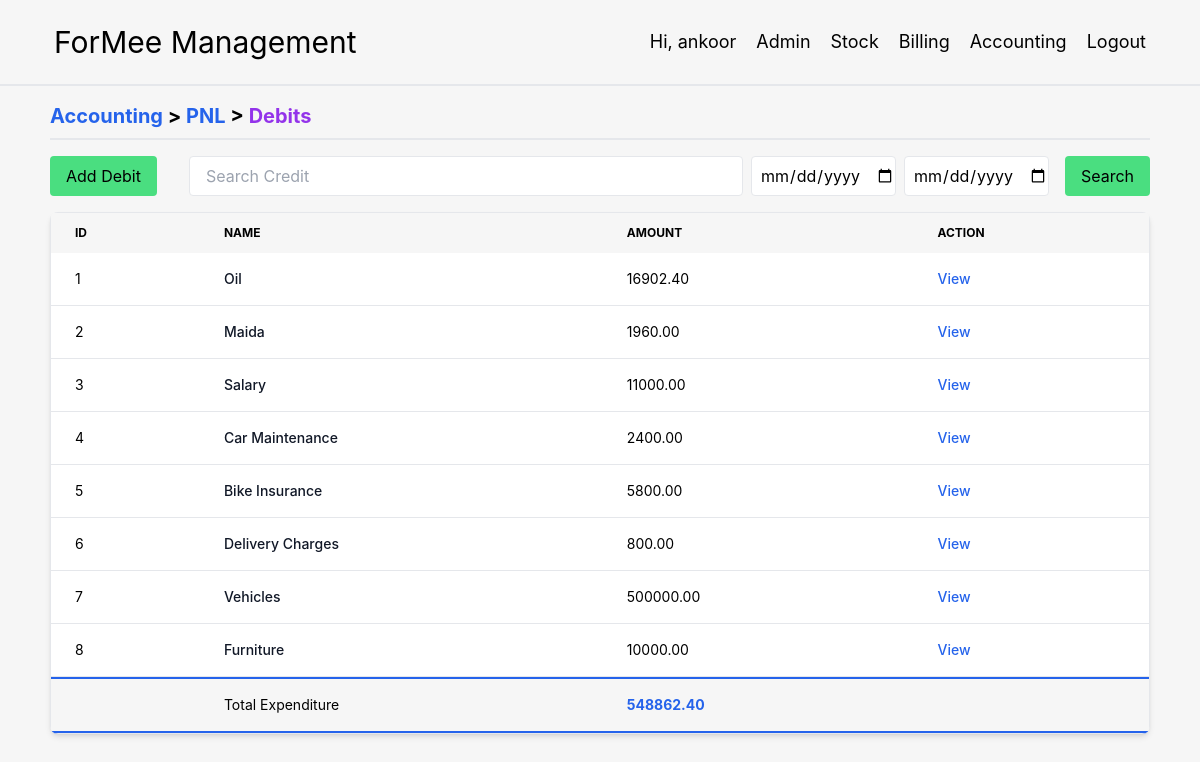
Screenshot of /accounting/pnl/debits/ (signed in) with the database file from the repository.
### Accounting/models.py (models this page shows, shortened)
class Debit(models.Model):
    name = models.CharField(max_length=100)
    amount = models.FloatField(default=0)
    reason = models.TextField(blank=True, null=True)
    debit_type = models.ForeignKey(DebitType, on_delete=models.CASCADE, null=True)

### Accounting/views.py (the view)
# urls.py: path('accounting/pnl/debits/', views.total_expenses),
@login_required
def total_expenses(request):
    if request.method == 'GET':
        start_date = request.GET.get('start_date')
        end_date = request.GET.get('end_date')
        if start_date and end_date:
            start_datetime = datetime.strptime(start_date, '%Y-%m-%d')
            end_datetime = datetime.strptime(end_date, '%Y-%m-%d')
            debits = Debit.objects.filter(subdebit__date__range=(start_datetime, end_datetime)).annotate(
                total_subdebits=Sum('subdebit__amount'))
        else:
            debits = Debit.objects.annotate(total_subdebits=Sum('subdebit__amount'))
    else:
        debits = Debit.objects.annotate(total_subdebits=Sum('subdebit__amount'))
    total_sum_subdebits = debits.aggregate(total=Sum('total_subdebits'))['total']
    total_sum_subdebits = total_sum_subdebits or 0
    return render(request, 'debits.html', {'debits': debits, 'total_sum_subdebits': total_sum_subdebits})

### Accounting/templates/debits.html (shortened to what this page needs)
{% extends 'base.html' %}
{% load template_filters %}
{% block body %}
<div class="flex w-11/12 m-auto gap-8 mt-4 border-b-2 mb-4">
    <div class="text-xl font-bold pb-2">
        <a href="/accounting/" class="text-blue-600 hover:underline">Accounting</a> >
        <a href="/accounting/pnl/" class="text-blue-600 hover:underline">PNL</a> >
        <a href="/accounting/pnl/debits/" class="text-purple-600 hover:underline">Debits</a>
    </div>
</div>
<div class="flex justify-between mx-auto w-11/12">
    <div>
        <a href="add_debit/">
            <button class="px-4 py-2 bg-green-400 rounded whitespace-nowrap">Add Debit</button>
        </a>
    </div>
    <div class="flex-grow ml-8 flex-0">
        <form action="" class="flex">
            <input type="text" class="w-full h-10 border rounded px-4" name="credit_search"
                   placeholder="Search Credit">
            <div class="w-1/6 ml-2">
                <input type="date" id="start_date" name="start_date" class="h-10 border indent-1 rounded">
            </div>
            <div class="w-1/6 mx-2">
                <input type="date" id="end_date" name="end_date" class="h-10 border indent-1 rounded">
            </div>
            <button type="submit" class="ml-2 px-4 py-2 bg-green-400 rounded">Search</button>
        </form>
    </div>
</div>
<div class="w-11/12 m-auto flex justify-between gap-8 mb-16">
    <div class="relative overflow-x-auto shadow-md sm:rounded-lg w-full mt-4">
        <table class="w-full text-sm text-left border">
            <thead class="text-xs uppercase">
            <tr>
                <th scope="col" class="px-6 py-3">
                    Id
                </th>
                <th scope="col" class="px-6 py-3">
                    Name
                </th>
                <th scope="col" class="px-6 py-3">
                    Amount
                </th>
                <th scope="col" class="px-6 py-3">
                    Action
                </th>
            </tr>
            </thead>
            <tbody>
            {% for debit in debits %}
            <tr class="bg-white border-b">
                <td class="px-6 py-4">
                    {{ forloop.counter }}
                </td>
                <th class="px-6 py-4 font-medium text-gray-900 whitespace-wrap">
                    {{ debit.name }}
                </th>
                <td class="px-6 py-4">
                    {{ debit.total_subdebits|floatformat:2 }}
                </td>
                <td class="px-6 py-4">
                    <a href="/accounting/de/{{ debit.debit_type.type }}/{{ debit.debit_type.pk }}/debit/{{ debit.pk }}/" class="font-medium text-blue-600 hover:underline">View</a>
                </td>
            </tr>
            {% endfor %}
            <tr class="bg-blue-600">
                <td colspan="4"></td>
            </tr>
            <tr>
                <td class="px-6 py-4" colspan="1"></td>
                <td class="px-6 py-4">Total Expenditure</td>
                <td class="px-6 py-4 text-blue-600 font-bold">{{ total_sum_subdebits|floatformat:2 }}
                </td>
                <td class="px-6 py-4" colspan="1"></td>
            </tr>
            <tr class="bg-blue-600">
                <td colspan="4"></td>
            </tr>
            </tbody>
        </table>
    </div>
</div>
{% endblock %}

### Stock/templates/base.html (shortened to what this page needs)
<!DOCTYPE html>
<html lang="en">
<head>
    {% load static %}
    <script src="https://cdn.tailwindcss.com"></script>
</head>
<body style="font-family: -apple-system, BlinkMacSystemFont, 'Segoe UI', Roboto, Helvetica, Arial, sans-serif, 'Apple Color Emoji', 'Segoe UI Emoji', 'Segoe UI Symbol'; background-color:#f6f6f6;">
<nav class="w-full border-b-2">
    <div name="NAVBAR" class="p-4 flex flex-row w-[95%] m-auto flex-wrap justify-between items-center">
        <div class="flex-initial min-w-1/2">
            <p class="text-3xl p-2">ForMee Management</p>
        </div>
        <div class="flex-auto w-32 flex gap-1 justify-end items-center">
            {% if user.is_authenticated %}
            <div class=" ease-in-out duration-300 rounded-xl hover:bg-gray-200"><p class="text-lg p-2">Hi, {{ user.username }}</p></div>
            {% if user.username == 'ankoor' %}
            <div class=" ease-in-out duration-300 rounded-xl hover:bg-gray-200"><a href="/admin/"><p class="text-lg p-2">Admin</p></a></div>
            {% endif %}
            <div class=" ease-in-out duration-300 rounded-xl hover:bg-gray-200"><a href="/stock/"><p class="text-lg p-2 ease-in-out duration-300">Stock</p></a></div>
            <div class=" ease-in-out duration-300 rounded-xl hover:bg-gray-200"><a href="/billing/"><p class="text-lg p-2 ease-in-out duration-300">Billing</p></a></div>
            <div class=" ease-in-out duration-300 rounded-xl hover:bg-gray-200"><a href="/accounting/"><p class="text-lg p-2 ease-in-out duration-300">Accounting</p></a></div>
            <div class=" ease-in-out duration-300 rounded-xl hover:bg-gray-200"><a href="/logout/"><p class="text-lg p-2 ease-in-out duration-300">Logout</p></a></div>
            {% endif %}
        </div>
    </div>
</nav>
{% block body %}
{% endblock %}
</body>
</html>

### rows the page displays
Debit: name "Oil", total_subdebits "16902.40"
Debit: name "Maida", total_subdebits "1960.00"
Debit: name "Salary", total_subdebits "11000.00"
Debit: name "Car Maintenance", total_subdebits "2400.00"
Debit: name "Bike Insurance", total_subdebits "5800.00"
Debit: name "Delivery Charges", total_subdebits "800.00"
Debit: name "Vehicles", total_subdebits "500000.00"
Debit: name "Furniture", total_subdebits "10000.00"

### other values shown
{{ user.username }} "ankoor"
{{ total_sum_subdebits|floatformat:2 }} "548862.40"
